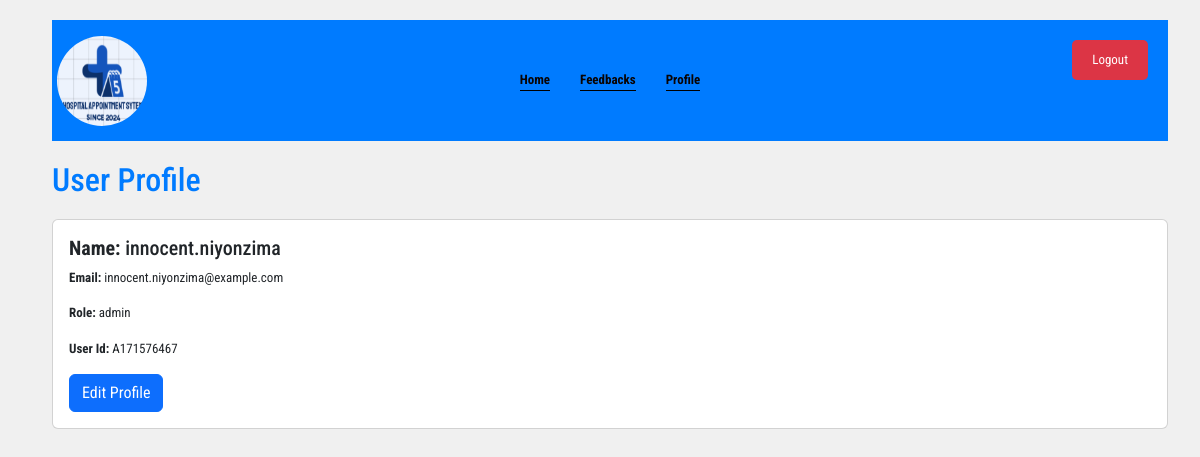
The page /admin/profile (signed in) on the database its author committed.
### models/models.py (models this page shows)
class User(db.Model):
    __tablename__ = 'user'
    user_id = db.Column(db.String(10), primary_key=True)
    username = db.Column(db.String(50), nullable=False, unique=True)
    password = db.Column(db.String(255), nullable=False)
    email = db.Column(db.String(100), nullable=False, unique=True)
    role = db.Column(Enum('client', 'staff', 'admin', name='user_roles'), nullable=False)
    client = db.relationship('Client', back_populates='user', uselist=False)
    staff = db.relationship('Staff', back_populates='user', uselist=False)
    followups = db.relationship('FollowUp', back_populates='user')
    feedbacks = db.relationship('Feedback', back_populates='user')
    appointments = db.relationship('Appointment', back_populates='user')

### admin/routes.py (the view)
@admin_bp.route('/profile')
def view_profile():
    if 'user_id' in session:
        user_id = session['user_id']
        user = User.query.get(user_id)
        if user:
            user_profile = {
                'user_id': user.user_id,
                'username': user.username,
                'email': user.email,
                'role': user.role
            }
            return render_template('admin/profile.html', user_profile=user_profile)
        else:
            flash('User not found.', 'error')
            return redirect(url_for('admin.admin_dashboard'))
    else:
        flash('Please log in to access this page.', 'error')
        return redirect(url_for('admin.admin_login'))

### templates/admin/profile.html (shortened to what this page needs)
<!DOCTYPE html>
<html lang="en">
<head>
    <link href="https://cdn.jsdelivr.net/npm/bootstrap@5.3.3/dist/css/bootstrap.min.css" rel="stylesheet">
    <link rel="stylesheet" href="https://cdnjs.cloudflare.com/ajax/libs/font-awesome/6.5.2/css/all.min.css" />
    <link rel="stylesheet" href="{{ url_for('static', filename='css/admin.css') }}">
</head>
<body>
    <div class="container">
        <header>
            <nav>
                <ul>
                    <li><a href="#"><img src="{{ url_for('static', filename='images/OUR_SYSTEM_LOGO_SHAS.png') }}" alt="Logo"></a></li>
                    <li><a href="/admin/dashboard">Home</a></li>
                    <li><a href="/admin/get_feedbacks">Feedbacks</a></li>
                    <li><a href="/admin/profile">Profile</a></li>
                    <button type="button" class="logout-button" data-bs-toggle="modal" data-bs-target="#logoutModal">Logout</button>
                </ul>
            </nav>
        </header>
        <main>
            <h2>User Profile</h2>
            <div class="card">
                <div class="card-body">
                    <h5 class="card-title"><strong>Name:</strong> {{ user_profile.username }}</h5>
                    <p class="card-text"><strong>Email:</strong> {{ user_profile.email }}</p>
                    <p class="card-text"><strong>Role:</strong> {{ user_profile.role }}</p>
                    <p class="card-text"><strong>User Id:</strong> {{ user_profile.user_id }}</p>
                    <button type="button" class="btn btn-primary" data-bs-toggle="modal" data-bs-target="#editProfileModal">Edit Profile</button>
                </div>
            </div>
        </main>
    </div>
</body>
</html>

### static/css/admin.css (style rules this page uses)
body { font-family: "Roboto Condensed", sans-serif; font-optical-sizing: auto; font-style: normal; margin: 0; padding: 0; background-color: #f0f0f0; font-size: 13px; }
.container { width: 100%; min-height: 100vh; margin-top: 20px; margin-left: 40px; margin-right: 20px; box-sizing: border-box; display: flex; flex-direction: column; }
header { background-color: #007BFF; color: white; padding: 50px 0; position: relative; }
nav ul { list-style: none; display: flex; justify-content: center; margin: 0; padding: 0; }
nav ul li { margin: 0 15px; border-bottom: 1px solid black; }
nav ul li img { margin: -70px 0; padding-right: -70px; width:90px; height:90px; border-radius: 45px; }
nav ul li:nth-child(1) { position: absolute; left: -10px; border: 0; }
nav ul li a { color: rgb(9, 4, 4); text-decoration: none; font-weight: bold; }
main { margin-top: 20px; }
h2 { margin-bottom: 20px; color: #007BFF; }
.logout-button { position: absolute; top: 20px; right: 20px; background-color: #dc3545; color: #fff; padding: 10px 20px; border: none; border-radius: 5px; cursor: pointer; transition: background-color 0.3s ease; }

### rows shown on the page
User: username "innocent.niyonzima", email "innocent.niyonzima@example.com", role "admin", user_id "A171576467"
